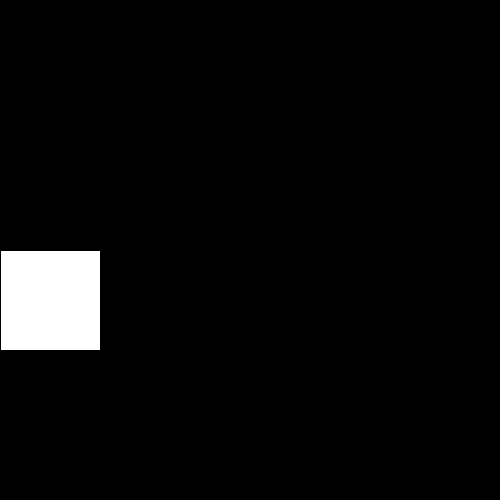
Frame 1 (no input)
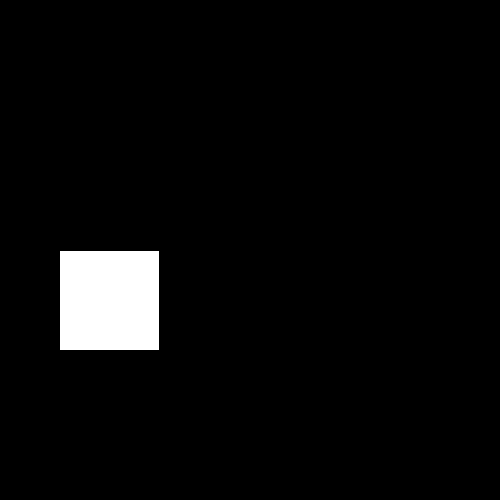
Frame 60 (the mouse pressed at the canvas centre just before this capture)
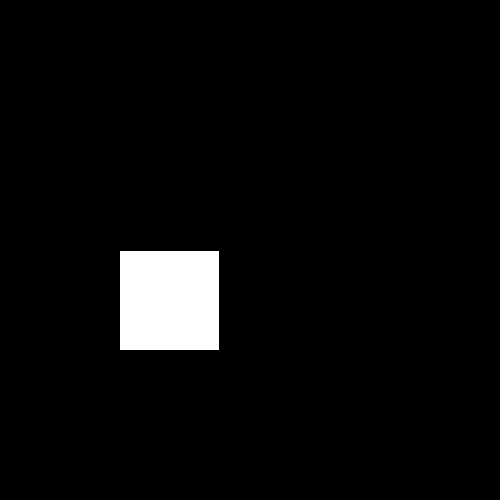
Frame 120 (the mouse held since frame 60 and released just before this capture)

The Processing sketch that drew these frames (run headless with seeded random() and noise(); from frame 60 on, the mouse is pressed at the canvas centre):

// Processing sketch: sketch_exercise_2_moving_square
// ── sketch_exercise_2_moving_square.pde
int x = 0;
void setup()
{
  size(500,500);
}

void draw()
{
  background(0);
  rect(x,250,100,100);
  x++;
  if(x==500)
  {
    x=0;
  }
}
